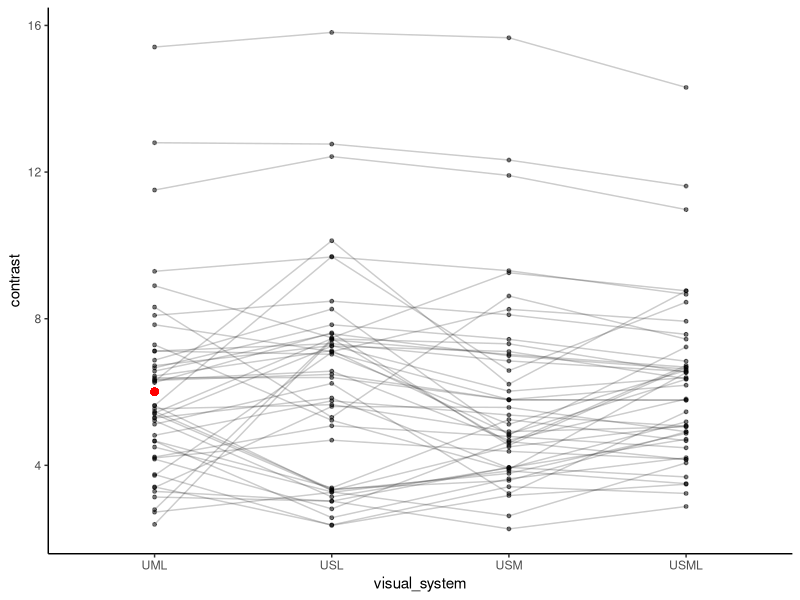

R code for this plot:
## The sample data are visual contrast values between 47 different flowers to each of 46 different leaves in
## four different visual systems (USM, UML, USL, USML).
raw.dat <- read.csv("data/ContrastData.csv")

## Install the required packages
library(dplyr)
library(ggplot2)

## Calculate the average contrast of against all leaves for each flower.
dat <- raw.dat %>% 
  group_by(flowerID, visual_system) %>% 
  summarize(contrast = mean(contrast))

## Calculate the average of the mean contrast for each visual system
dat.mean <- dat %>% 
  group_by(visual_system) %>% 
  summarize(contrast = mean(contrast))


## Plot the figure
ggplot(data = dat,
       aes(x = visual_system, 
           y = contrast,
           group = flowerID)) + # KEY STEP! Group the same flower in different visual systems into one group, so the lines will connect them together.
  geom_point(size = 1, alpha = 0.5) + 
  geom_line(size = 0.5, alpha = 0.2) +
  geom_point(aes(x = dat.mean$visual_system[1],
                 y = dat.mean$contrast[1]), size = 2, color = "red") +
  theme_classic()
